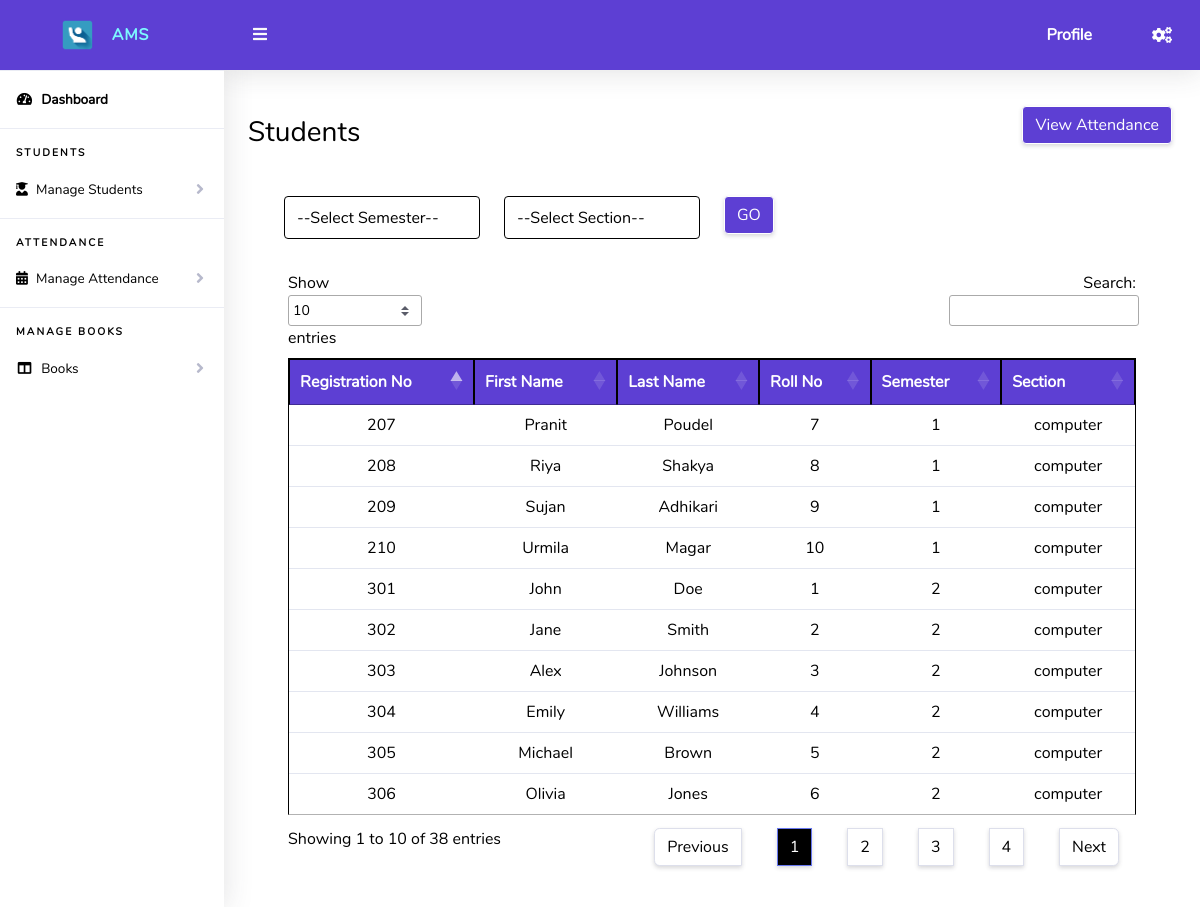
The app's page /teacher/viewStudents.php with its own data.
### tables this page shows
CREATE TABLE `student` (
  `registration` varchar(25) NOT NULL,
  `fname` varchar(25) DEFAULT NULL,
  `lname` varchar(25) DEFAULT NULL,
  `roll_no` int(11) DEFAULT NULL,
  `semester` int(3) DEFAULT NULL,
  `section` varchar(10) DEFAULT NULL,
  `attendancePercentage` float DEFAULT 0,
  `active` char(1) DEFAULT '1'
);

### teacher/viewStudents.php (the view, shortened to what this page needs)
<?php
include_once("../dbconnect.php");
function tableData($num,$result){
if($num > 0)
 {
      while($rows = mysqli_fetch_assoc($result))
        {
          echo"
            <tr>
            <td>".$rows['registration']."</td>
              <td>".$rows['fname']."</td>
              <td>".$rows['lname']."</td>
              <td>".$rows['roll_no']."</td>
              <td>".$rows['semester']."</td>
              <td>".$rows['section']."</td>
            </tr>";
        }
    }
    else
    {
          echo
          "<div class='alert alert-danger' role='alert'>
          No Record Found!
          </div>";
    }
}
?>
<!DOCTYPE html>
<html lang="en">
<head>
  <link href="../vendor/fontawesome-free/css/all.min.css" rel="stylesheet" type="text/css">
  <link href="../vendor/bootstrap/css/bootstrap.css" rel="stylesheet" type="text/css">
  <link href="css/ruang-admin.css" rel="stylesheet">
  <link rel="stylesheet" href="../css/theme.css">
  <link rel="stylesheet" href="../css/loginStyle.css">
  <link href="https://cdn.jsdelivr.net/npm/select2@4.1.0-rc.0/dist/css/select2.min.css" rel="stylesheet" />
  <link rel="stylesheet" href="https://cdn.datatables.net/1.13.6/css/jquery.dataTables.css" />
</head>
<body id="page-top">
  <div id="wrapper">
      <?php include "Includes/sidebar.php";?>
    <div id="content-wrapper" class="d-flex flex-column">
      <div id="content">
       <?php include "Includes/topbar.php";?>
        <div class="container-fluid" id="container-wrapper">
          <div class="d-sm-flex align-items-center justify-content-between mb-4">
            <h1 class="h3 mb-0" style="color: var(--textColor);">Students</h1>
            <ol class="breadcrumb">
               <li class="breadcrumb-item">  <div class="row"><a href="viewStudentAttendance.php">
                    <button type="submit" name="go" class="btn btn-primary">View Attendance</button>
                  </div> </a></li>
            </ol>
          </div>
            <div class="container">
              <div class="col-lg-12">
                <form action="" method="get">
                      <div class="row">
                        <div class="col-xl-3">
                        <select name="semester" class="form-control mb-3">
                        <option value="">--Select Semester--</option>
                            </select>
                        </div>
                        <div class="col-xl-3">
                        <select name="section" class="form-control mb-3">
                        <option value="">--Select Section--</option>
                            </select>
                        </div>
                            <div class="col-xl-1">
                    <button type="submit" name="go" class="btn btn-primary">GO</button>
                            </div>
                           </div>
                            </form>
                    </div>
                <div class="table-responsive p-3">
                  <table class="table align-items-center table-flush table-hover" id="myTable">
                    <thead class="thead-light">
                      <tr>
                      <th>Registration No</th>
                        <th>First Name</th>
                        <th>Last Name</th>
                        <th>Roll No</th>
                        <th>Semester</th>
                        <th>Section</th>
                      </tr>
                    </thead>
                    <tbody>
                  <?php
                      if(!isset($_GET['searchRecord'])){
                  $user_semester=$user_section='';
                    if(empty($user_semester) && empty($user_section)){
                      $query="SELECT * FROM student";
                      $result=mysqli_query($conn,$query);
                      $num=mysqli_num_rows($result);
                     tableData($num,$result);
                        }
                  }
                      ?>
                    </tbody>
                  </table>
                </div>
              </div>
            </div>
          </div>
        </div>
      </div>
</body>
</html>

### teacher/css/ruang-admin.css (style rules this page uses)
html { position: relative; min-height: 100%; font-family: 'Nunito'; }
body { height: 100%; }
#wrapper { display: -webkit-box; display: -ms-flexbox; display: flex; }
#wrapper #content-wrapper { background-color: var(--contentColor); width: 100%; overflow-x: hidden; }
#wrapper #content-wrapper #content { -webkit-box-flex: 1; -ms-flex: 1 0 auto; flex: 1 0 auto; }
.container, .container-fluid, .container-login { padding-left: 1.5rem; padding-right: 1.5rem; }
.breadcrumb { background-color: transparent; font-size: 12px; font-weight: bold; }
.table-flush td, .table-flush th { border-right: 0; border-left: 0; }
.table-flush tbody tr:first-child td, .table-flush tbody tr:first-child th { border-top: 0; }
.table-flush tbody tr:last-child td, .table-flush tbody tr:last-child th { border-bottom: 0; }

### css/theme.css (style rules this page uses)
body { animation: light-theme 0.8s ease backwards; }
:root { --homePageBG: linear-gradient(180deg, rgba(125,0,255,1) 0%, rgba(0,2,73,1) 100%); --primaryColor: rgb(93, 63, 211); --secondaryColor: rgb(125, 249, 255); --textColor: black; --iconColor: rgb(93, 63, 211); --sidebarColor: white; --cardColor: white; --hoverColor: white; --dropDownColor: white; --contentColor: white; --tableHeaderColor: rgb(93, 63, 211); --btnColor: rgb(93, 63, 211); --mobLogInNavBarColor: rgb(131, 100, 255); --mobLogInFormBG: rgb(61, 33, 174); --yesBGColor: rgb(93, 63, 211); --noBGColor: red; --borderColor: none; }

### css/loginStyle.css (style rules this page uses)
* { margin: 0; padding: 0; box-sizing: border-box; }
html { scroll-behavior: smooth; }
body { background: var(--homePageBG); color: var(--textColor); }

### records on screen
student: registration "207", fname "Pranit", lname "Poudel", roll_no "7", semester "1", section "computer"
student: registration "208", fname "Riya", lname "Shakya", roll_no "8", semester "1", section "computer"
student: registration "209", fname "Sujan", lname "Adhikari", roll_no "9", semester "1", section "computer"
student: registration "210", fname "Urmila", lname "Magar", roll_no "10", semester "1", section "computer"
student: registration "301", fname "John", lname "Doe", roll_no "1", semester "2", section "computer"
student: registration "302", fname "Jane", lname "Smith", roll_no "2", semester "2", section "computer"
student: registration "303", fname "Alex", lname "Johnson", roll_no "3", semester "2", section "computer"
student: registration "304", fname "Emily", lname "Williams", roll_no "4", semester "2", section "computer"
student: registration "305", fname "Michael", lname "Brown", roll_no "5", semester "2", section "computer"
student: registration "306", fname "Olivia", lname "Jones", roll_no "6", semester "2", section "computer"
